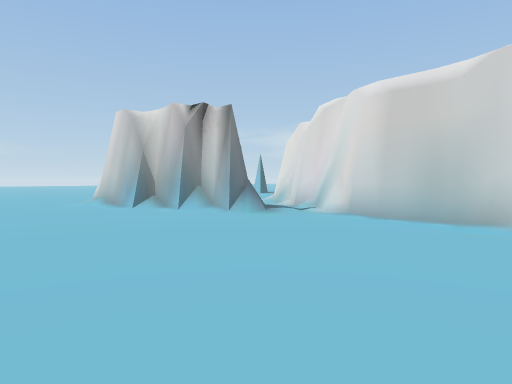
[1] (above)

15 first-person views from a walk through a Unity game level. The camera is 1.4 m above the floor, tilts 2° down and sees 75° across. The floor is counted in squares, 2 m on a side. Each view is taken from the middle of a square. On the plan, view 1 faces up. The plan holds only what a view shows up to about 10 squares ahead; the rest is blank. The place goes on beyond the plan.

[2]
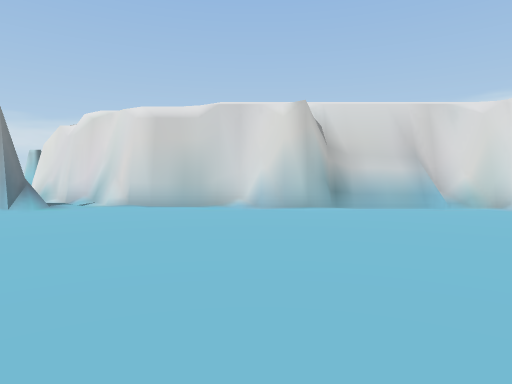

[3]
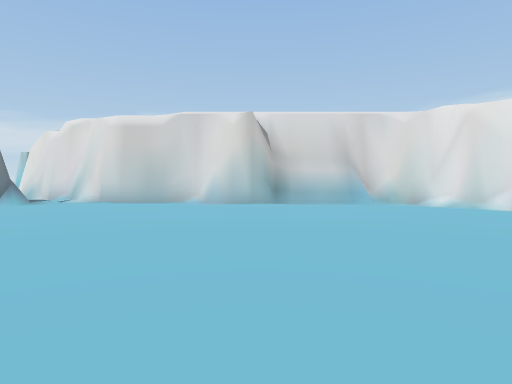

[4]
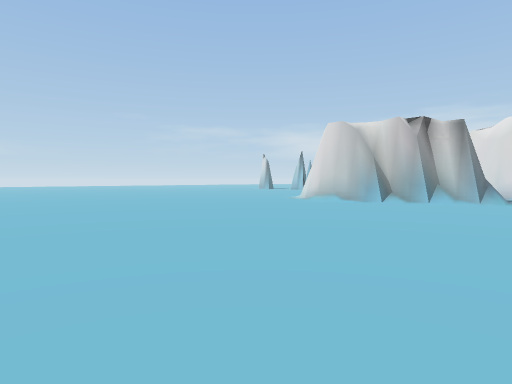

[5]
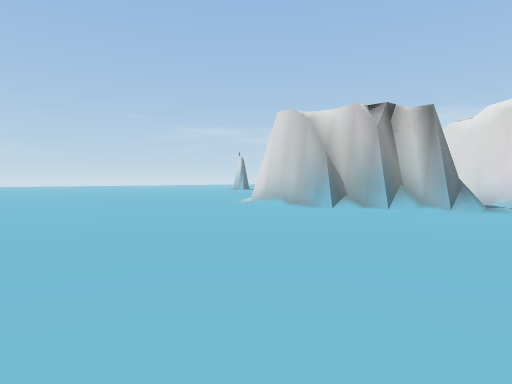

[6]
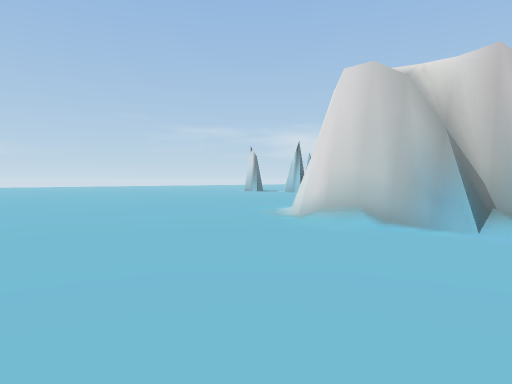

[7]
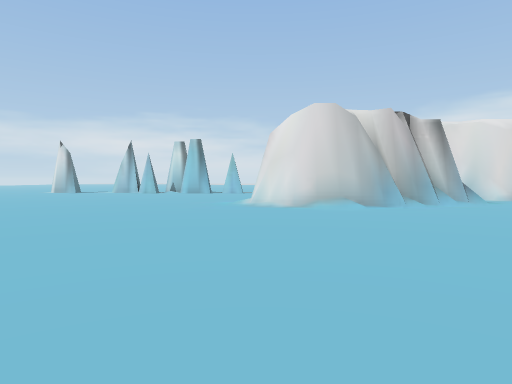

[8]
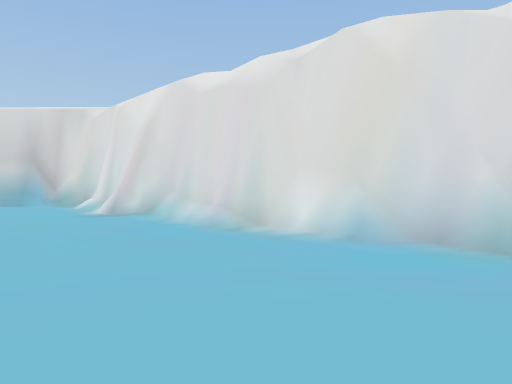

[9]
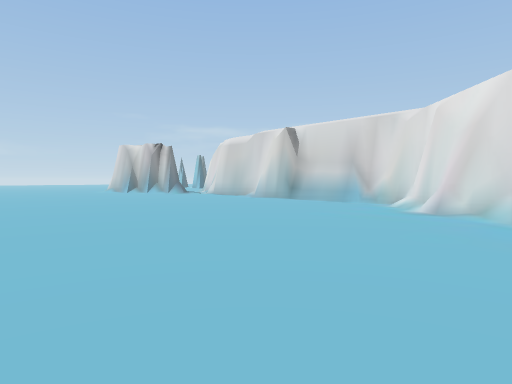

[10]
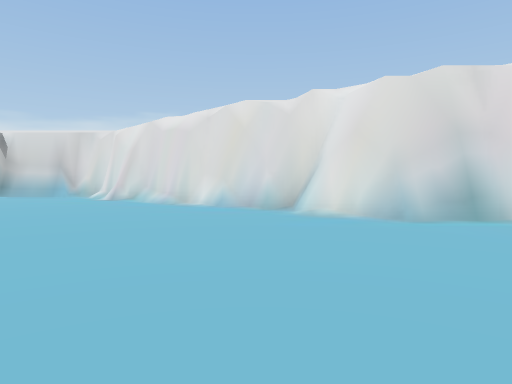

[11]
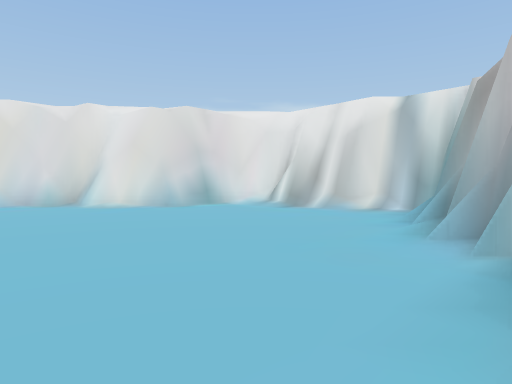

[12]
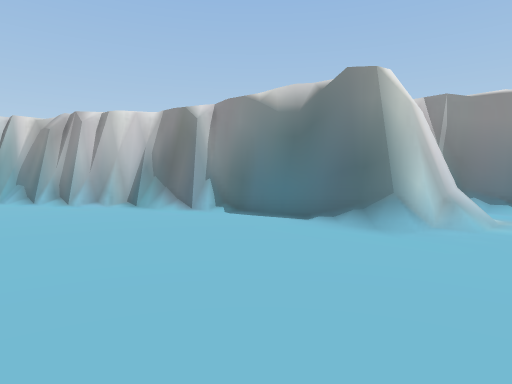

[13]
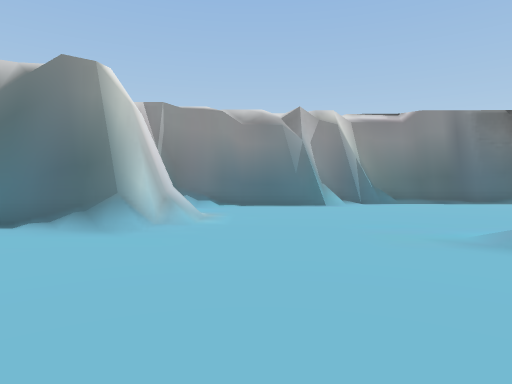

[14]
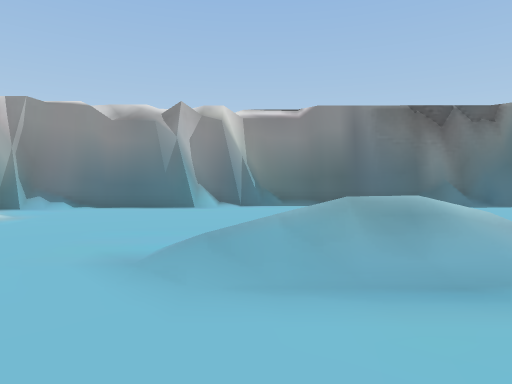

[15]
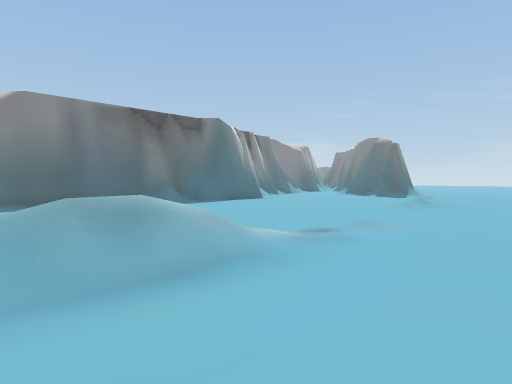

### Floor plan
Key: @ floor where view 1 was taken; # wall or solid block; . floor; / step, stairs or slope.
Columns run from 16 left of view 1 to 10 right of it. Each row starts with its distance up from view 1.
 10     ......./##   ##
  9     ......../### /#
  8   .........../###/#
  7   ............../.##
  6    ................##
  5     ................#
  4     ................##
  3      ................##
  2       ................##
  1   ..  .................##
  0   ...  ..... ...@.......##
 -1    /.......  .........../#
 -2   ./.... .    ..........##
 -3   ........    ..........##
 -4   .........   ........../#
 -5   ..........    ......../#
 -6   ......//...    ......./#
 -7   .....  //..    ........#
 -8 #...      /.....  .......#
 -9 ##.  ............  ......##
-10  ##...............  ...../#
-11   ##.....................##
-12    ##....................##
-13     ###.....//............#
-14       ##.../##/...........#
-15        ###./ ##.........../
-16          ##.  ###/......./#
-17                 ####..../##
-18                   ####/./#
-19                         ##

Where each view was taken, in squares from view 1:
view 1: 0 up, 0 right, facing up
view 2: 2 down, 2 left, facing up-right
view 3: 4 down, 2 left, facing up-right
view 4: 2 down, 7 left, facing up
view 5: 0 up, 5 left, facing up
view 6: 4 up, 6 left, facing up
view 7: 5 up, 12 left, facing up-right
view 8: 10 down, 5 right, facing up-right
view 9: 10 down, 4 right, facing up
view 10: 15 down, 3 right, facing up-right
view 11: 15 down, 0 right, facing right
view 12: 8 down, 1 left, facing down
view 13: 8 down, 1 left, facing down-left
view 14: 6 down, 4 left, facing down-left
view 15: 6 down, 4 left, facing left
